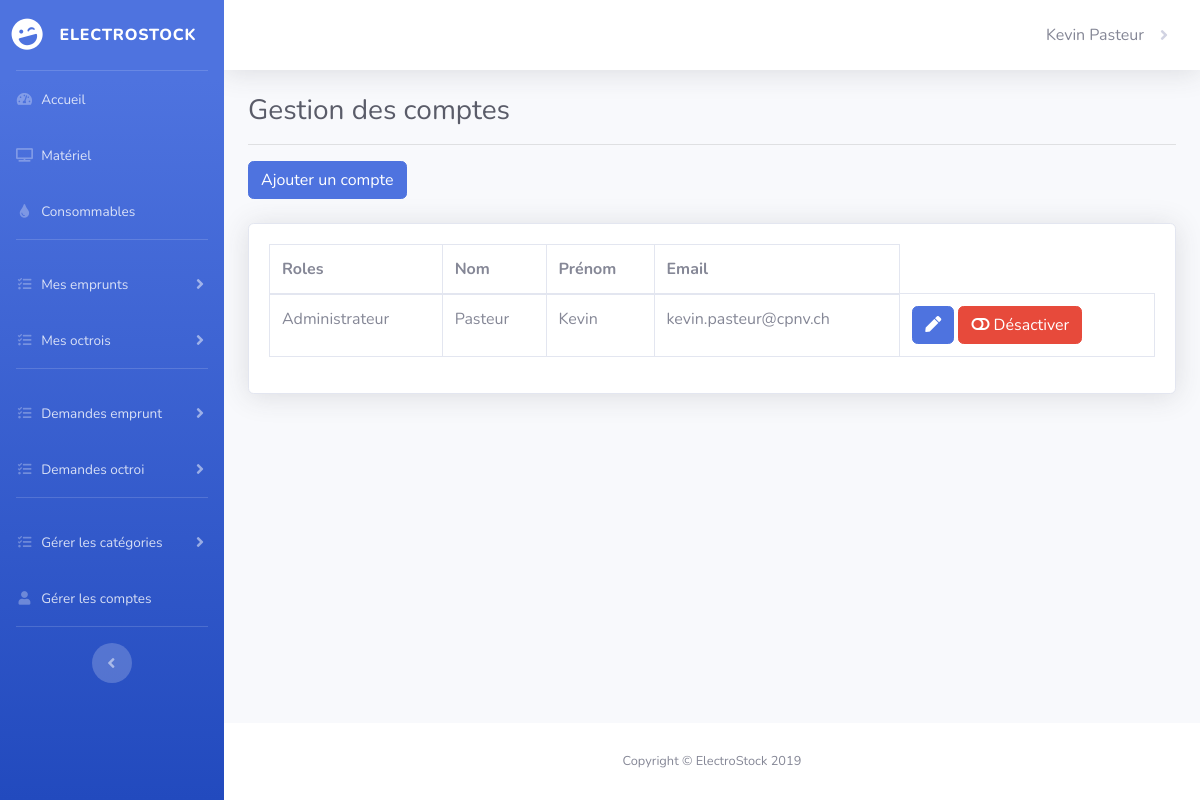
The app's page /Code/index.php?action=gerercomptes (signed in), older data.
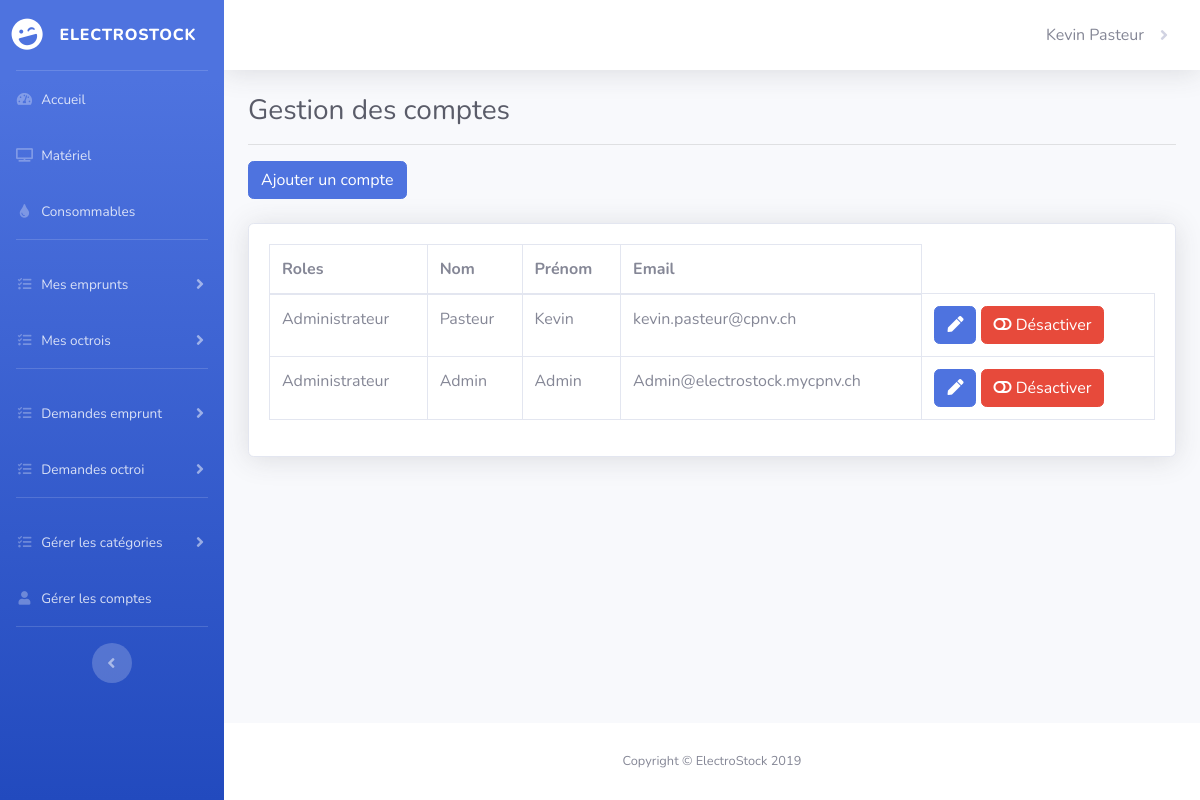
The same page, newer data.
### tables this page shows
CREATE TABLE IF NOT EXISTS `Comptes` (
  `idComptes` INT(11) NOT NULL AUTO_INCREMENT,
  `fkRoles` TINYINT(4) NOT NULL,
  `nom` VARCHAR(100) NOT NULL,
  `prenom` VARCHAR(50) NOT NULL,
  `email` VARCHAR(255) NOT NULL,
  `motdepasse` VARCHAR(254) NOT NULL,
  `limite` INT(11) NULL,
  PRIMARY KEY (`idComptes`),
  INDEX `fk_Comptes_Roles_idx` (`fkRoles` ASC) ,
  CONSTRAINT `fk_Comptes_Roles`
    FOREIGN KEY (`fkRoles`)
    REFERENCES `Roles` (`idRoles`));

CREATE TABLE IF NOT EXISTS `Roles` (
  `idRoles` TINYINT(4) NOT NULL AUTO_INCREMENT,
  `nom` VARCHAR(15) NOT NULL,
  PRIMARY KEY (`idRoles`));

### Code/modele/modele_accounts.php (called while the page is built, shortened)
<?php
function GetAccounts()
{
    $connexion = GetBD();
    $requete = "SELECT idComptes,Comptes.nom as nom,Roles.nom as roles,prenom,email,actif FROM Comptes
                INNER JOIN Roles on fkRoles = idRoles";
    $resultat = $connexion->query($requete);
    return $resultat;
}

### Code/vue/gerercomptes.php (the view, shortened to what this page needs)
<div class="container-fluid">
    <h1 class="h3 mb-2 text-gray-800">Gestion des comptes</h1>
    <hr>
    <div>
            <a class="btn btn-primary btn-icon-split" href="index.php?action=ajoutcompte">
                <span class="text">Ajouter un compte</span>
            </a>
    </div>
    <br>
    <div class="card shadow mb-4">
        <div class="card-body">
            <div class="table-responsive">
                <table class="table table-bordered" id="dataTable" width="100%" cellspacing="0">
                    <thead>
                    <tr>
                        <th>Roles</th>
                        <th>Nom</th>
                        <th>Prénom</th>
                        <th>Email</th>
                    </tr>
                    </thead>
                    <tbody>
                    <?php foreach (@$result as $compte) : ?>
                        <tr>
                            <td><?= $compte['roles']; ?> </td>
                            <td><?= $compte['nom']; ?> </td>
                            <td><?= $compte['prenom']; ?> </td>
                            <td><?= $compte['email']; ?> </td>
                            <td>
                                <?php  if ($compte['actif'] == 1) { ?>
                                <a href="index.php?action=modifcompte&id=<?= @$compte['idComptes']; ?>"><button class="btn btn-primary btn-xs"><i class="fa fa-pen"></i></button></a>
                                <a href="index.php?action=gerercomptes&disable=<?= @$compte['idComptes']; ?>" onclick="return confirm('Désactiver ce compte ?')"> <button class="btn btn-danger btn-xs"><i class="fa fa-toggle-off "></i> Désactiver</button></a>
                                <?php } ?>
                            </td>
                        </tr>
                    <?php endforeach; ?>
                    </tbody>
                </table>
            </div>
        </div>
    </div>
</div>
</div>
<?php require "vue/gabarit.php";?>

Row changes from the older to the newer data that the page shows:
added comptes: fkRoles.nom "Administrateur", nom "Admin", prenom "Admin", email "Admin@electrostock.mycpnv.ch"
